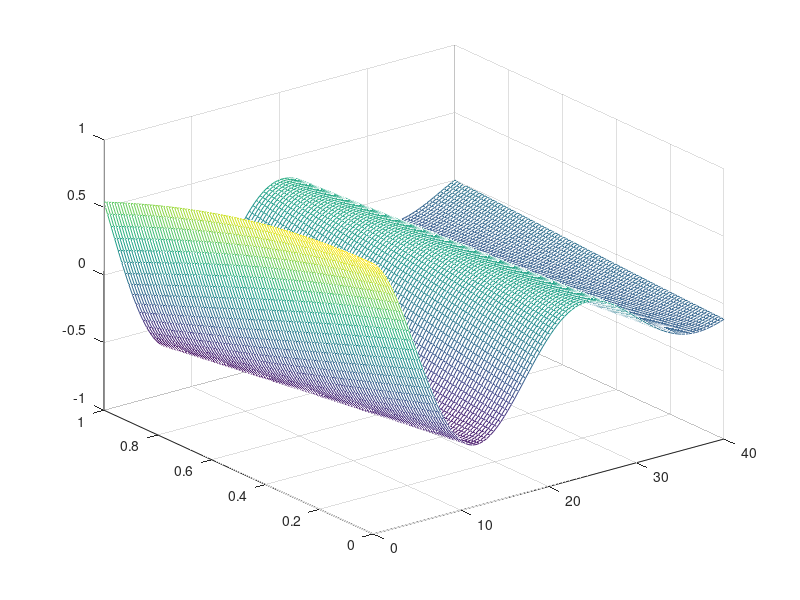
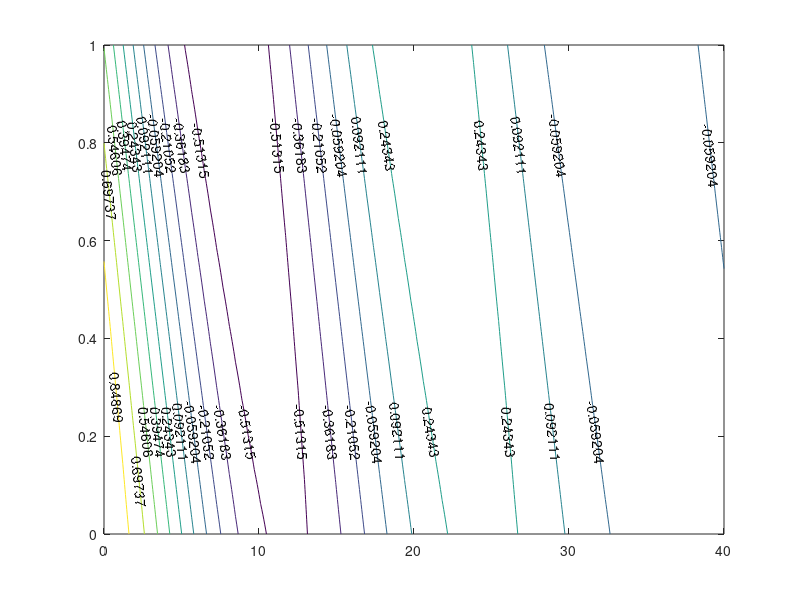

Recreate these plots in MATLAB, in order.
clc;
clear;
t=linspace(0,40,100);
x=linspace(0,1,100);
[X,T]=meshgrid(x,t);
Y=exp(-0.05*T).*cos(0.25*T+X);
figure;
mesh(T,X,Y);
figure;
contour(T,X,Y,'ShowText','on')